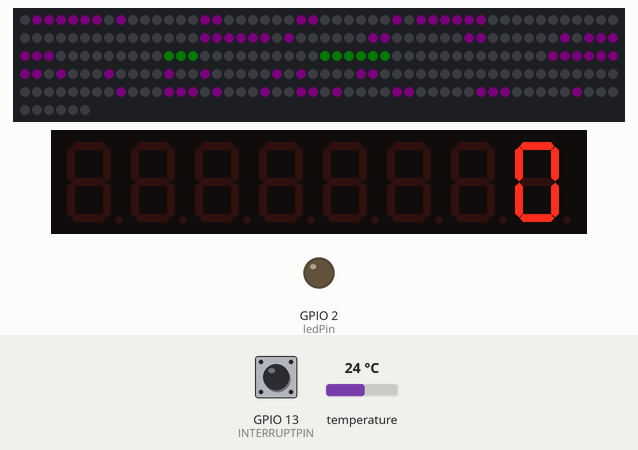
This sketch was run on a simulated ESP8266 (NodeMCU). Parts: 256 RGB LEDs in strip order, left to right, continuing on the next row, 8-digit seven-segment display, output pins drawn as LEDs (lit = HIGH). The test bench sets the inputs (shaded band); at power-on: GPIO 13 (INTERRUPTPIN) HIGH, temperature 24 °C. Dim RGB values are drawn brighter than linear; WiFi joins after 1.5 s; servers stay silent unless stated; network time is answered at once with the bench clock; the local clock reads 2024-03-15 10:24:30 at power-on unless the sketch sets it; what the sketch prints to the serial monitor is not drawn.

Above: at 4.9 s.
5.0 s: GPIO 13 (INTERRUPTPIN) pulled LOW for 0.15 s
At 8.2 s:
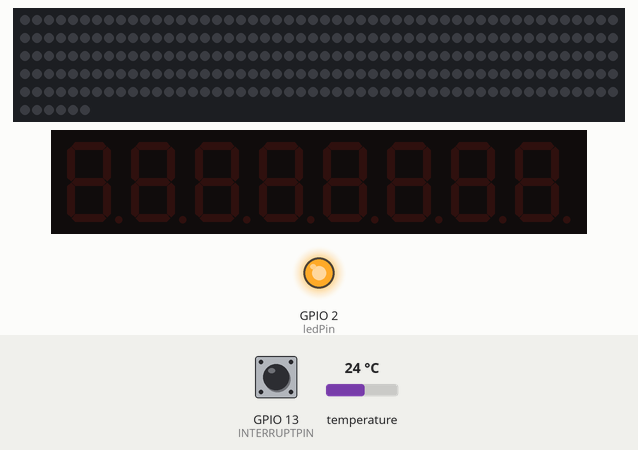
9.0 s: GPIO 13 (INTERRUPTPIN) pulled LOW for 3.2 s
At 14.9 s:
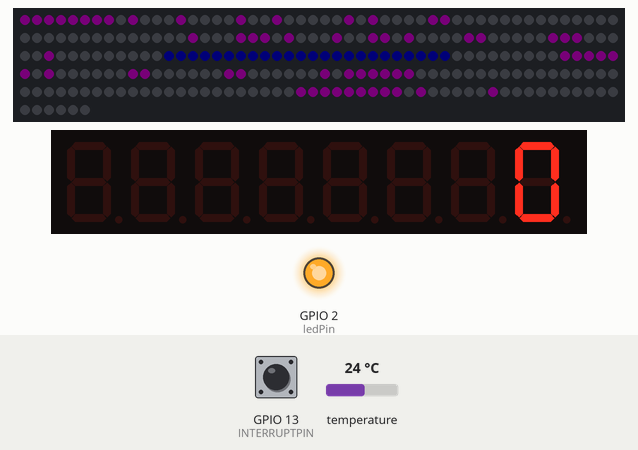
21.8 s: GPIO 13 (INTERRUPTPIN) pulled LOW for 1 s
At 24.3 s:
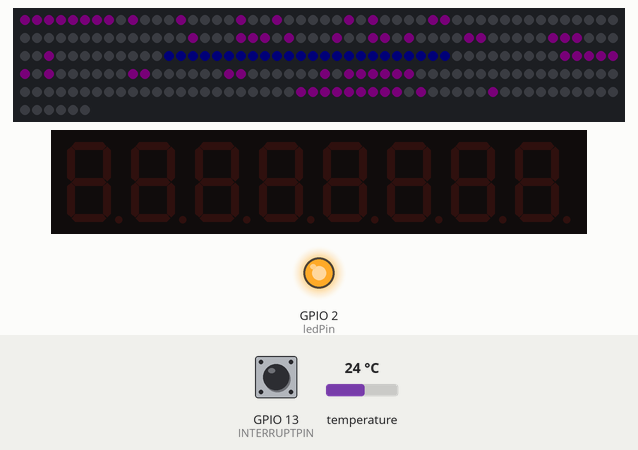
Timing chart, 0 to 25.8 s (numbered marks = the images above; inputs shaded):
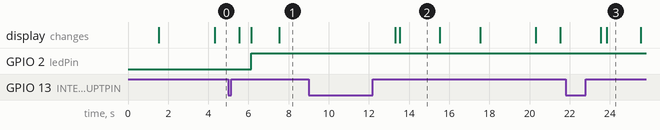

The sketch:

http_led.ino
```cpp
#include <ESP8266WiFi.h>
#include <NTPClient.h>
#include <WiFiUdp.h>
#include <Ticker.h>
#include <Adafruit_NeoPixel.h>
#include <OneWire.h>
#include <DallasTemperature.h>
#include <DigitLedDisplay.h>
void ICACHE_RAM_ATTR handleInterrupt();


#ifdef __AVR__
#include <avr/power.h> // Required for 16 MHz Adafruit Trinket
#endif

// Which pin on the Arduino is connected to the NeoPixels?
#define PIN        12 // On Trinket or Gemma, suggest changing this to 1
//define the DS1802b port
#define ONE_WIRE_BUS 14

// How many NeoPixels are attached to the Arduino?
#define NUMPIXELS 256 // Popular NeoPixel ring size

// When setting up the NeoPixel library, we tell it how many pixel
#define DELAYVAL 500 // Time (in milliseconds) to pause between pixels

#define  INTERRUPTPIN  13

// define visit URL
#define SERVERPATH "http://192.168.0.8:6666"
//define pins for 7 segment LED
#define DIN  5
#define  CS  0
#define CLK  4


DigitLedDisplay ld = DigitLedDisplay(DIN, CS, CLK);

// Setup a oneWire instance to communicate with any OneWire devices (not just Maxim/Dallas temperature ICs)
OneWire oneWire(ONE_WIRE_BUS);

// Pass our oneWire reference to Dallas Temperature.
DallasTemperature sensors(&oneWire);


Ticker flipper;
Ticker changetemp;
Ticker closeLEDtimer1;// once, 2 seconds later
Ticker checkButtonTimer; //check whether the button is still low
const char* ssid = "wrt1";
const char* password = "11Mortonstreet";

int ledPin = 2;
WiFiServer server(80);
bool flag = false;
bool bobflag = false;
bool closedisplay = false;
bool tempflag = true;
static uint8_t showtempcount = 0;
int price = 0;
long utcOffsetInSeconds = 39600; // withoudt daytime saving

char daysOfTheWeek[7][12] = {"Sunday", "Monday", "Tuesday", "Wednesday", "Thursday", "Friday", "Saturday"};
WiFiUDP ntpUDP;
// Define NTP Client to get time
NTPClient timeClient(ntpUDP, "pool.ntp.org", utcOffsetInSeconds);

Adafruit_NeoPixel pixels(NUMPIXELS, PIN, NEO_GRB + NEO_KHZ800);
uint32_t frame[8 * 32];
uint32_t BLUE = pixels.Color(0, 0, 255);
uint32_t RED = pixels.Color(255, 0, 255);
uint32_t GREEN = pixels.Color(0, 255, 0);
uint32_t MIX = pixels.Color(0, 255, 255);
uint32_t WHITE = pixels.Color(255, 255, 255);
uint32_t BLACK = pixels.Color(0, 0, 0);


uint64_t DIGITS[10] = {0x007e8181817e, 0x000082ff8000, 0x0041c1859171, 0x004281899976, 0x000c282422ff, 0x00f28991898e, 0x007e8991894e, 0x0080e18809e0, 0x006e8991896e, 0x00729189917e};


void closeLED() {
  digitalWrite(ledPin, HIGH);
}


void showdigitfillframe(uint32_t frame[], uint32_t startpos, uint64_t digit, int numbers) {
  int counter = 0;
  while (true) {

    if (counter == numbers)
      break;

    if (digit % 2 == 1) {
      frame[startpos + counter] = 1;
    }
    else {
      frame[startpos + counter] = 0;
    }
    counter += 1;
    digit = digit >> 1;
  }
}

void setup()
{
  Serial.begin(115200);
  delay(10);

  pinMode(ledPin, OUTPUT);
  digitalWrite(ledPin, LOW);

  // Connect to WiFi network
  Serial.println();
  Serial.println();
  Serial.print("Connecting to ");
  Serial.println(ssid);

  WiFi.begin(ssid, password);

  while (WiFi.status() != WL_CONNECTED)
  {
    delay(500);
    Serial.print(".");
  }
  Serial.println("");
  Serial.println("WiFi connected");

  // Start the server
  server.begin();
  Serial.println("Server started");

  // Print the IP address
  Serial.print("Use this URL to connect: ");
  Serial.print("http://");
  Serial.print(WiFi.localIP());
  Serial.println("/");
  //start the temperature sensor
  sensors.begin();

  // These lines are specifically to support the Adafruit Trinket 5V 16 MHz.
  // Any other board, you can remove this part (but no harm leaving it):
#if defined(__AVR_ATtiny85__) && (F_CPU == 16000000)
  clock_prescale_set(clock_div_1);
#endif
  // END of Trinket-specific code.
  memset(frame, 0, sizeof(uint32_t) * 8 * 32);

  pixels.begin(); // INITIALIZE NeoPixel strip object (REQUIRED)
  pixels.setBrightness(10);
  pixels.clear();
  flipper.attach(2, isrFunc); //tickerObj.attach(timeInSecs,isrFunction)
  changetemp.attach(2, changetempflag);
  timeClient.begin();

  // init the 7 segment led
  /* Set the brightness min:1, max:15 */
  ld.setBright(10);

  /* Set the digit count */
  ld.setDigitLimit(8);
  // define pin interrupt to close the display
  pinMode(INTERRUPTPIN, INPUT_PULLUP);
  attachInterrupt(digitalPinToInterrupt(INTERRUPTPIN), handleInterrupt, HIGH);

}

void ButtonstatusCheck() {

  int  buttonState = digitalRead(INTERRUPTPIN);
  if (buttonState == LOW) {
      Serial.println("status low.....");

    return;
  }
  Serial.println("status high.....");
  closedisplay = !closedisplay;
  //close get price indicator
  if (closedisplay) {
    closeLED();
    ld.off();
  } else {
    ld.on();
  }

}


void handleInterrupt() {
  Serial.println("new interrupt.....");
  checkButtonTimer.once_ms(1000, ButtonstatusCheck);
}


void addstripdot(uint32_t frame[], int color) {
  //we add strip at place col 16 and 17
  for (int i = 0; i < 3 * 8; i++) {
    frame[14 * 8 + i] = color;
  }


  int j = 0;
  frame[14 * 8 + 8 * j + 7] = 0;
  frame[14 * 8 + 8 * j + 6] = 0;
  frame[14 * 8 + 8 * j + 5] = 0;
  frame[14 * 8 + 8 * j + 4] = 0;
  frame[14 * 8 + 8 * j + 3] = 0;
  j = 1;
  frame[14 * 8 + 8 * j + 0] = 0;
  frame[14 * 8 + 8 * j + 1] = 0;
  frame[14 * 8 + 8 * j + 2] = 0;
  frame[14 * 8 + 8 * j + 3] = 0;
  frame[14 * 8 + 8 * j + 4] = 0;
  j = 2;
  frame[14 * 8 + 8 * j + 7] = 0;
  frame[14 * 8 + 8 * j + 6] = 0;
  frame[14 * 8 + 8 * j + 5] = 0;
  frame[14 * 8 + 8 * j + 4] = 0;
  frame[14 * 8 + 8 * j + 3] = 0;
}


void addstripframe(uint32_t frame[], int color) {
  //we add strip at place col 16 and 17
  for (int i = 0; i < 3 * 8; i++) {
    frame[14 * 8 + i] = color;
  }
}

void transfertostrip(Adafruit_NeoPixel pixels, uint32_t frame[]) {
  //frame size is 8*32
  for (uint32_t index = 0; index < 8 * 32; index++) {

    switch (frame[index])
    {
      case 1:
        pixels.setPixelColor(index, RED);
        break;
      case 2:
        pixels.setPixelColor(index, BLUE);
        break;
      case 3:
        pixels.setPixelColor(index, GREEN);
        break;
      default:
        pixels.setPixelColor(index, pixels.Color(0, 0, 0));
        break;
    }
  }
}


void changetempflag() {

  showtempcount += 1;
  if (showtempcount > 3) {
    showtempcount = 0;
    tempflag = true;
  } else {
    tempflag = false;
  }


}


void isrFunc()
{
  timeClient.update();
  int h = 0;
  int m = 0;
  int clock[4];

  //we get the biance price
  ld.printDigit(price);
  if (tempflag == true) {
    sensors.requestTemperatures(); // Send the command to get temperatures
    float tempval = sensors.getTempCByIndex(0);
    int temp100 = int(tempval * 100);
    // in melbourne we do not have temp below 0
    clock[3] = temp100 / 1000;
    clock[2] = (temp100 % 1000) / 100;
    clock[1] = (temp100 % 100) / 10;
    clock[0] = temp100 % 10;
  } else {
    int h = timeClient.getHours();
    int m = timeClient.getMinutes();
    if (h > 9)
    {
      clock[3] = h / 10;
      clock[2] = h % 10;
    }
    else
    {
      clock[2] = h;
      clock[3] = 0;
    }

    if (m > 9)
    {
      clock[0] = m % 10;
      clock[1] = m / 10;
    }
    else
    {
      clock[1] = 0;
      clock[0] = m;
    }

  }


  if (closedisplay == true) {
    pixels.clear();
    pixels.show();
    return;
  }

  if (bobflag == true) {
    pixels.setBrightness(255);
    for (int i = 0; i < 256; i++) {
      pixels.setPixelColor(i, WHITE);
    }
    pixels.show();
    return;
  }


  uint32_t currentpos = 0;
  for (int each = 0; each < 4; each++)
  {
    showdigitfillframe(frame, currentpos, DIGITS[clock[each]], 48);
    if (each == 1)
    {
      currentpos += 80;
    }
    else
    {
      currentpos += 64;
    }
  }

  if (tempflag == true) {
    addstripdot(frame, 3);

  } else {

    if (flag == true) {
      addstripframe(frame, 2);

      flag = false;
    }
    else {
      addstripframe(frame, 3);
      flag = true;
    }
  }


  for (uint32_t index = 0; index < 8 * 32; index++) {

    switch (frame[index])
    {
      case 1:
        pixels.setPixelColor(index, RED);
        break;
      case 2:
        pixels.setPixelColor(index, BLUE);
        break;
      case 3:
        pixels.setPixelColor(index, GREEN);
        break;
      default:
        pixels.setPixelColor(index, pixels.Color(0, 0, 0));
        break;
    }
  }
  pixels.setBrightness(2);

  pixels.show();


}

void loop() {
  //   ESP.deepSleep(20e9); // 20e6 is 20 microseconds
  // Check if a client has connected
  WiFiClient client = server.available();
  if (!client) {
    return;
  }


  // Wait until the client sends some data
  Serial.println("new client");
  while (!client.available()) {
    delay(1);
  }

  // Read the first line of the request
  String request = client.readStringUntil('\r');
  Serial.println(request);
  client.flush();

  // Match the request

  int value = LOW;
  if (request.indexOf("/LED=%20on") != -1)  {
    bobflag = true;
  }
  if (request.indexOf("/LED=%20off") != -1)  {
    bobflag = false;
  }

  if (request.indexOf("/DISPLAY=%20on") != -1)  {
    closedisplay = false;
  }
  if (request.indexOf("/DISPLAY=%20off") != -1)  {
    closedisplay = true;
  }

  if (request.indexOf("/daylightsaving=%20enable") != -1)  {
    timeClient.setTimeOffset(39600);
  }
  if (request.indexOf("/daylightsaving=%20disable") != -1)  {
    timeClient.setTimeOffset(36000);
  }


  if (request.indexOf("/price=") != -1 && !closedisplay)  {
    int pos1 = request.indexOf("=");
    int pos2 = request.lastIndexOf("=");
    String strvalue = request.substring(pos1 + 1, pos2);
    price = strvalue.toInt();
    Serial.println(price);

    digitalWrite(ledPin, LOW);

    closeLEDtimer1.once_ms(50, closeLED);

  }


  // Set ledPin according to the request
  //digitalWrite(ledPin, value);

  // Return the response
  client.println("HTTP/1.1 200 OK");
  client.println("Content-Type: text/html");
  client.println(""); //  do not forget this one
  client.println("<!DOCTYPE HTML>");
  client.println("<html>");

  client.print("Led pin is now: ");

  if (bobflag == true) {
    client.print("On");
  } else {
    client.print("Off");
  }


  client.print("Close Display: ");
  if (closedisplay == true) {
    client.print("Closed");
  } else {
    client.print("On");
  }


  client.println("<br><br>");
  client.println("<a href=\"/LED=%20on\"\"><button><font size=\"20\" color=\"blue\">Turn On </font> </button></a>");
  client.println("<a href=\"/LED=%20off\"\"><button><font size=\"20\" color=\"black\">Turn Off </font> </button></a><br />");

  client.println("<br><br>");

  client.println("<a href=\"/DISPLAY=%20on\"\"><button><font size=\"20\" color=\"blue\">Turn On </font> </button></a>");
  client.println("<a href=\"/DISPLAY=%20off\"\"><button><font size=\"20\" color=\"black\">Turn Off </font> </button></a><br />");


  client.println("<br><br>");
  client.println("<a href=\"/daylightsaving=%20enable\"\"><button><font size=\"20\" color=\"black\">Daylight Enable </font> </button></a><br />");
  client.println("<a href=\"/daylightsaving=%20disable\"\"><button><font size=\"20\" color=\"black\">DayLightSaving Disable </font> </button></a><br />");


  client.println("</html>");

  delay(1);
  Serial.println("Client disonnected");
  Serial.println("");

}
```

Measured:
- after the input at 5.0 s, GPIO 2 (ledPin): LOW → HIGH after 1.2 s; the display: first differs from a run without the input after 1.2 s (image 1 shows a later state)
- after the input at 9.0 s, the display: first changes after 4.3 s (image 2 shows a later state)
- after the input at 21.8 s, the display: first differs from a run without the input after 2.0 s (image 3)
